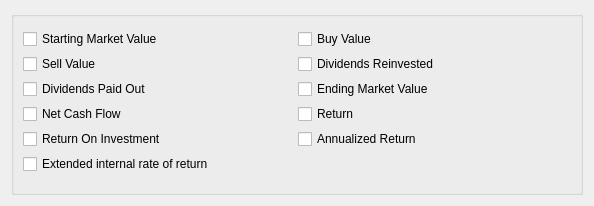
<?xml version="1.0" encoding="UTF-8"?>
<ui version="4.0">
 <class>ReportTabPerformanceColumns</class>
 <widget class="QWidget" name="ReportTabPerformanceColumns">
  <property name="geometry">
   <rect>
    <x>0</x>
    <y>0</y>
    <width>594</width>
    <height>206</height>
   </rect>
  </property>
  <property name="windowTitle">
   <string>Performance Columns</string>
  </property>
  <layout class="QGridLayout" name="gridLayout">
   <property name="spacing">
    <number>2</number>
   </property>
   <item row="0" column="0" colspan="2">
    <widget class="QGroupBox" name="m_groupPerformanceColumns">
     <property name="toolTip">
      <string>&lt;p&gt;Choose which columns should be shown in the investment performance report.&lt;/p&gt;</string>
     </property>
     <layout class="QGridLayout" name="gridLayoutPerformance">
      <property name="spacing">
       <number>2</number>
      </property>
      <item row="2" column="1">
       <widget class="QCheckBox" name="m_checkEndingMarketValue">
        <property name="text">
         <string>Ending Market Value</string>
        </property>
       </widget>
      </item>
      <item row="1" column="0">
       <widget class="QCheckBox" name="m_checkSells">
        <property name="text">
         <string>Sell Value</string>
        </property>
       </widget>
      </item>
      <item row="0" column="0">
       <widget class="QCheckBox" name="m_checkStartingMarketValue">
        <property name="text">
         <string>Starting Market Value</string>
        </property>
       </widget>
      </item>
      <item row="3" column="1">
       <widget class="QCheckBox" name="m_checkReturn">
        <property name="text">
         <string>Return</string>
        </property>
       </widget>
      </item>
      <item row="0" column="1">
       <widget class="QCheckBox" name="m_checkBuys">
        <property name="text">
         <string>Buy Value</string>
        </property>
       </widget>
      </item>
      <item row="1" column="1">
       <widget class="QCheckBox" name="m_checkReinvestIncome">
        <property name="text">
         <string>Dividends Reinvested</string>
        </property>
       </widget>
      </item>
      <item row="2" column="0">
       <widget class="QCheckBox" name="m_checkCashIncome">
        <property name="text">
         <string>Dividends Paid Out</string>
        </property>
       </widget>
      </item>
      <item row="3" column="0">
       <widget class="QCheckBox" name="m_checkNetCashFlow">
        <property name="text">
         <string>Net Cash Flow</string>
        </property>
       </widget>
      </item>
      <item row="4" column="0">
       <widget class="QCheckBox" name="m_checkReturnInvestment">
        <property name="text">
         <string>Return On Investment</string>
        </property>
       </widget>
      </item>
      <item row="4" column="1">
       <widget class="QCheckBox" name="m_checkAnnualizedReturn">
        <property name="text">
         <string>Annualized Return</string>
        </property>
       </widget>
      </item>
      <item row="5" column="0">
       <widget class="QCheckBox" name="m_checkExtendedInternalRateOfReturn">
        <property name="text">
         <string>Extended internal rate of return</string>
        </property>
       </widget>
      </item>
     </layout>
    </widget>
   </item>
  </layout>
 </widget>
 <resources/>
 <connections/>
</ui>
